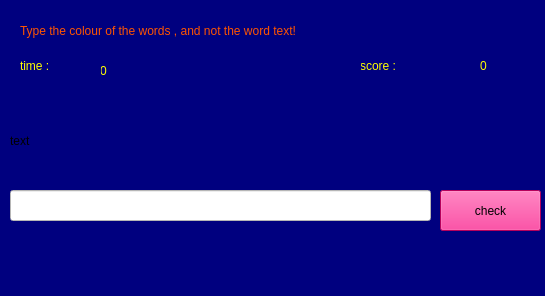
<?xml version="1.0" encoding="UTF-8"?>
<ui version="4.0">
 <class>Form</class>
 <widget class="QWidget" name="Form">
  <property name="geometry">
   <rect>
    <x>0</x>
    <y>0</y>
    <width>545</width>
    <height>296</height>
   </rect>
  </property>
  <property name="windowTitle">
   <string>Form</string>
  </property>
  <property name="styleSheet">
   <string notr="true">background-color: rgb(0, 0, 127);</string>
  </property>
  <widget class="QLabel" name="label">
   <property name="geometry">
    <rect>
     <x>20</x>
     <y>10</y>
     <width>511</width>
     <height>41</height>
    </rect>
   </property>
   <property name="styleSheet">
    <string notr="true">font: 700 italic 15pt &quot;Segoe UI&quot;;
color: rgb(255, 85, 0);</string>
   </property>
   <property name="text">
    <string>Type the colour of the words , and not the word text!</string>
   </property>
  </widget>
  <widget class="QPushButton" name="btn_check">
   <property name="geometry">
    <rect>
     <x>440</x>
     <y>190</y>
     <width>101</width>
     <height>41</height>
    </rect>
   </property>
   <property name="styleSheet">
    <string notr="true">background-color: rgb(255, 0, 127);
font: 700 italic 20pt &quot;Segoe UI&quot;;</string>
   </property>
   <property name="text">
    <string>check</string>
   </property>
  </widget>
  <widget class="QLabel" name="text">
   <property name="geometry">
    <rect>
     <x>10</x>
     <y>100</y>
     <width>521</width>
     <height>81</height>
    </rect>
   </property>
   <property name="styleSheet">
    <string notr="true">font: 700 italic 20pt &quot;Segoe UI&quot;;</string>
   </property>
   <property name="text">
    <string>text</string>
   </property>
  </widget>
  <widget class="QLineEdit" name="line">
   <property name="geometry">
    <rect>
     <x>10</x>
     <y>190</y>
     <width>421</width>
     <height>31</height>
    </rect>
   </property>
   <property name="styleSheet">
    <string notr="true">background-color: rgb(255, 255, 255);</string>
   </property>
  </widget>
  <widget class="QLabel" name="label_3">
   <property name="geometry">
    <rect>
     <x>360</x>
     <y>50</y>
     <width>111</width>
     <height>31</height>
    </rect>
   </property>
   <property name="styleSheet">
    <string notr="true">color: rgb(255, 255, 0);
font: 700 12pt &quot;Segoe UI&quot;;</string>
   </property>
   <property name="text">
    <string>score :</string>
   </property>
  </widget>
  <widget class="QLabel" name="label_score">
   <property name="geometry">
    <rect>
     <x>480</x>
     <y>50</y>
     <width>51</width>
     <height>31</height>
    </rect>
   </property>
   <property name="styleSheet">
    <string notr="true">font: 700 18pt &quot;Segoe UI&quot;;
color: rgb(255, 255, 0);</string>
   </property>
   <property name="text">
    <string>0</string>
   </property>
  </widget>
  <widget class="QLabel" name="label_time">
   <property name="geometry">
    <rect>
     <x>100</x>
     <y>50</y>
     <width>261</width>
     <height>41</height>
    </rect>
   </property>
   <property name="styleSheet">
    <string notr="true">font: 700 15pt &quot;Segoe UI&quot;;
color: rgb(255, 255, 0);</string>
   </property>
   <property name="text">
    <string>0</string>
   </property>
  </widget>
  <widget class="QLabel" name="label_5">
   <property name="geometry">
    <rect>
     <x>20</x>
     <y>50</y>
     <width>81</width>
     <height>31</height>
    </rect>
   </property>
   <property name="styleSheet">
    <string notr="true">color: rgb(255, 255, 0);
font: 700 12pt &quot;Segoe UI&quot;;</string>
   </property>
   <property name="text">
    <string>time :</string>
   </property>
  </widget>
 </widget>
 <resources/>
 <connections/>
</ui>
